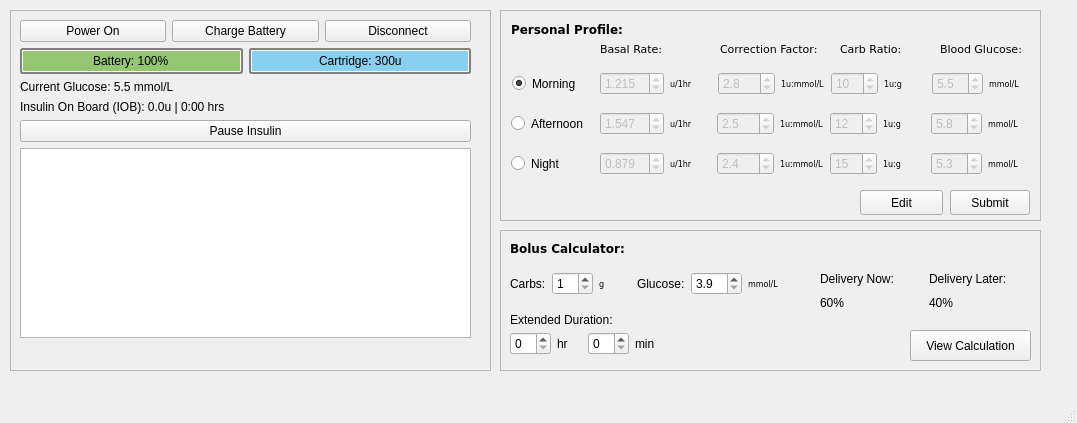
<?xml version="1.0" encoding="UTF-8"?>
<ui version="4.0">
 <class>MainWindow</class>
 <widget class="QMainWindow" name="MainWindow">
  <property name="geometry">
   <rect>
    <x>0</x>
    <y>0</y>
    <width>1077</width>
    <height>423</height>
   </rect>
  </property>
  <widget class="QWidget" name="centralwidget">
   <widget class="QFrame" name="mainFrame">
    <property name="geometry">
     <rect>
      <x>10</x>
      <y>10</y>
      <width>481</width>
      <height>361</height>
     </rect>
    </property>
    <property name="frameShape">
     <enum>QFrame::StyledPanel</enum>
    </property>
    <property name="frameShadow">
     <enum>QFrame::Raised</enum>
    </property>
    <widget class="QWidget" name="layoutWidget">
     <property name="geometry">
      <rect>
       <x>10</x>
       <y>10</y>
       <width>451</width>
       <height>318</height>
      </rect>
     </property>
     <layout class="QVBoxLayout" name="mainLayout">
      <item>
       <layout class="QHBoxLayout" name="buttonLayout">
        <item>
         <widget class="QPushButton" name="startButton">
          <property name="text">
           <string>Power On</string>
          </property>
         </widget>
        </item>
        <item>
         <widget class="QPushButton" name="chargeButton">
          <property name="text">
           <string>Charge Battery</string>
          </property>
         </widget>
        </item>
        <item>
         <widget class="QPushButton" name="disconnectButton">
          <property name="text">
           <string>Disconnect</string>
          </property>
         </widget>
        </item>
       </layout>
      </item>
      <item>
       <layout class="QHBoxLayout" name="topLayout">
        <item>
         <widget class="QProgressBar" name="batteryBar">
          <property name="styleSheet">
           <string notr="true">QProgressBar{ text-align:center; border: 2px solid grey; border-radius: 3px;} QProgressBar::chunk {background-color: #93C572; margin: 0.5px;}</string>
          </property>
          <property name="minimum">
           <number>0</number>
          </property>
          <property name="maximum">
           <number>100</number>
          </property>
          <property name="value">
           <number>100</number>
          </property>
          <property name="format">
           <string>Battery: %p%</string>
          </property>
         </widget>
        </item>
        <item>
         <widget class="QProgressBar" name="cartridge">
          <property name="styleSheet">
           <string notr="true">QProgressBar{ text-align:center; border: 2px solid grey; border-radius: 3px;}  QProgressBar::chunk {background-color: #89CFF0;margin: 0.5px;;}  </string>
          </property>
          <property name="maximum">
           <number>300</number>
          </property>
          <property name="value">
           <number>300</number>
          </property>
          <property name="textVisible">
           <bool>true</bool>
          </property>
          <property name="invertedAppearance">
           <bool>false</bool>
          </property>
          <property name="format">
           <string>Cartridge: %vu</string>
          </property>
         </widget>
        </item>
       </layout>
      </item>
      <item>
       <widget class="QLabel" name="glucoseLabel">
        <property name="text">
         <string>Current Glucose: 5.5 mmol/L</string>
        </property>
       </widget>
      </item>
      <item>
       <widget class="QLabel" name="IOBLabel">
        <property name="text">
         <string>Insulin On Board (IOB): 0.0u | 0:00 hrs</string>
        </property>
       </widget>
      </item>
      <item>
       <widget class="QPushButton" name="pauseIns">
        <property name="text">
         <string>Pause Insulin</string>
        </property>
       </widget>
      </item>
      <item>
       <widget class="QPlainTextEdit" name="logOutput">
        <property name="styleSheet">
         <string notr="true"/>
        </property>
        <property name="readOnly">
         <bool>true</bool>
        </property>
       </widget>
      </item>
     </layout>
    </widget>
   </widget>
   <widget class="QFrame" name="profileFrame">
    <property name="geometry">
     <rect>
      <x>500</x>
      <y>10</y>
      <width>541</width>
      <height>211</height>
     </rect>
    </property>
    <property name="frameShape">
     <enum>QFrame::StyledPanel</enum>
    </property>
    <property name="frameShadow">
     <enum>QFrame::Raised</enum>
    </property>
    <widget class="QLabel" name="profileHeaderLabel">
     <property name="geometry">
      <rect>
       <x>11</x>
       <y>11</y>
       <width>141</width>
       <height>17</height>
      </rect>
     </property>
     <property name="font">
      <font>
       <family>DejaVu Sans</family>
       <weight>75</weight>
       <bold>true</bold>
      </font>
     </property>
     <property name="text">
      <string>Personal Profile:</string>
     </property>
    </widget>
    <widget class="QRadioButton" name="morningProfileRadioButton">
     <property name="geometry">
      <rect>
       <x>12</x>
       <y>62</y>
       <width>78</width>
       <height>23</height>
      </rect>
     </property>
     <property name="text">
      <string>Morning</string>
     </property>
     <property name="checked">
      <bool>true</bool>
     </property>
    </widget>
    <widget class="QRadioButton" name="afternoonProfileRadioButton">
     <property name="geometry">
      <rect>
       <x>11</x>
       <y>102</y>
       <width>89</width>
       <height>23</height>
      </rect>
     </property>
     <property name="text">
      <string>Afternoon</string>
     </property>
    </widget>
    <widget class="QRadioButton" name="nightProfileRadioButton">
     <property name="geometry">
      <rect>
       <x>11</x>
       <y>142</y>
       <width>60</width>
       <height>23</height>
      </rect>
     </property>
     <property name="text">
      <string>Night</string>
     </property>
    </widget>
    <widget class="QWidget" name="layoutWidget_2">
     <property name="geometry">
      <rect>
       <x>100</x>
       <y>100</y>
       <width>429</width>
       <height>28</height>
      </rect>
     </property>
     <layout class="QHBoxLayout" name="afternoonProfileLayout">
      <item>
       <widget class="QDoubleSpinBox" name="afternoonBRSpinBox">
        <property name="enabled">
         <bool>false</bool>
        </property>
        <property name="decimals">
         <number>3</number>
        </property>
        <property name="value">
         <double>1.547000000000000</double>
        </property>
       </widget>
      </item>
      <item>
       <widget class="QLabel" name="afternoonBRUnitLabel">
        <property name="font">
         <font>
          <family>DejaVu Sans</family>
          <pointsize>6</pointsize>
         </font>
        </property>
        <property name="text">
         <string>u/1hr</string>
        </property>
       </widget>
      </item>
      <item>
       <widget class="QDoubleSpinBox" name="afternoonCFSpinBox">
        <property name="enabled">
         <bool>false</bool>
        </property>
        <property name="decimals">
         <number>1</number>
        </property>
        <property name="value">
         <double>2.500000000000000</double>
        </property>
       </widget>
      </item>
      <item>
       <widget class="QLabel" name="afternoonCFUnitLabel">
        <property name="font">
         <font>
          <family>DejaVu Sans</family>
          <pointsize>6</pointsize>
         </font>
        </property>
        <property name="text">
         <string>1u:mmol/L</string>
        </property>
       </widget>
      </item>
      <item>
       <widget class="QDoubleSpinBox" name="afternoonCRSpinBox">
        <property name="enabled">
         <bool>false</bool>
        </property>
        <property name="decimals">
         <number>0</number>
        </property>
        <property name="minimum">
         <double>1.000000000000000</double>
        </property>
        <property name="value">
         <double>12.000000000000000</double>
        </property>
       </widget>
      </item>
      <item>
       <widget class="QLabel" name="afternoonCRUnitLabel">
        <property name="font">
         <font>
          <family>DejaVu Sans</family>
          <pointsize>6</pointsize>
         </font>
        </property>
        <property name="text">
         <string>1u:g</string>
        </property>
       </widget>
      </item>
      <item>
       <widget class="QDoubleSpinBox" name="afternoonBGSpinBox">
        <property name="enabled">
         <bool>false</bool>
        </property>
        <property name="decimals">
         <number>1</number>
        </property>
        <property name="minimum">
         <double>3.900000000000000</double>
        </property>
        <property name="maximum">
         <double>10.000000000000000</double>
        </property>
        <property name="value">
         <double>5.800000000000000</double>
        </property>
       </widget>
      </item>
      <item>
       <widget class="QLabel" name="afternoonBGUnitLabel">
        <property name="font">
         <font>
          <family>DejaVu Sans</family>
          <pointsize>6</pointsize>
         </font>
        </property>
        <property name="text">
         <string>mmol/L</string>
        </property>
       </widget>
      </item>
     </layout>
    </widget>
    <widget class="QWidget" name="layoutWidget_3">
     <property name="geometry">
      <rect>
       <x>100</x>
       <y>140</y>
       <width>429</width>
       <height>28</height>
      </rect>
     </property>
     <layout class="QHBoxLayout" name="nightProfileLayout">
      <item>
       <widget class="QDoubleSpinBox" name="nightBRSpinBox">
        <property name="enabled">
         <bool>false</bool>
        </property>
        <property name="decimals">
         <number>3</number>
        </property>
        <property name="value">
         <double>0.879000000000000</double>
        </property>
       </widget>
      </item>
      <item>
       <widget class="QLabel" name="afternoonBRUnitLabel_2">
        <property name="font">
         <font>
          <family>DejaVu Sans</family>
          <pointsize>6</pointsize>
         </font>
        </property>
        <property name="text">
         <string>u/1hr</string>
        </property>
       </widget>
      </item>
      <item>
       <widget class="QDoubleSpinBox" name="nightCFSpinBox">
        <property name="enabled">
         <bool>false</bool>
        </property>
        <property name="decimals">
         <number>1</number>
        </property>
        <property name="value">
         <double>2.400000000000000</double>
        </property>
       </widget>
      </item>
      <item>
       <widget class="QLabel" name="nightCFUnitLabel">
        <property name="font">
         <font>
          <family>DejaVu Sans</family>
          <pointsize>6</pointsize>
         </font>
        </property>
        <property name="text">
         <string>1u:mmol/L</string>
        </property>
       </widget>
      </item>
      <item>
       <widget class="QDoubleSpinBox" name="nightCRSpinBox">
        <property name="enabled">
         <bool>false</bool>
        </property>
        <property name="decimals">
         <number>0</number>
        </property>
        <property name="minimum">
         <double>1.000000000000000</double>
        </property>
        <property name="value">
         <double>15.000000000000000</double>
        </property>
       </widget>
      </item>
      <item>
       <widget class="QLabel" name="nightCRUnitLabel">
        <property name="font">
         <font>
          <family>DejaVu Sans</family>
          <pointsize>6</pointsize>
         </font>
        </property>
        <property name="text">
         <string>1u:g</string>
        </property>
       </widget>
      </item>
      <item>
       <widget class="QDoubleSpinBox" name="nightBGSpinBox">
        <property name="enabled">
         <bool>false</bool>
        </property>
        <property name="decimals">
         <number>1</number>
        </property>
        <property name="minimum">
         <double>3.900000000000000</double>
        </property>
        <property name="maximum">
         <double>10.000000000000000</double>
        </property>
        <property name="value">
         <double>5.300000000000000</double>
        </property>
       </widget>
      </item>
      <item>
       <widget class="QLabel" name="nightBGUnitLabel">
        <property name="font">
         <font>
          <family>DejaVu Sans</family>
          <pointsize>6</pointsize>
         </font>
        </property>
        <property name="text">
         <string>mmol/L</string>
        </property>
       </widget>
      </item>
     </layout>
    </widget>
    <widget class="QPushButton" name="submitProfileButton">
     <property name="geometry">
      <rect>
       <x>450</x>
       <y>180</y>
       <width>80</width>
       <height>25</height>
      </rect>
     </property>
     <property name="text">
      <string>Submit</string>
     </property>
    </widget>
    <widget class="QWidget" name="layoutWidget">
     <property name="geometry">
      <rect>
       <x>100</x>
       <y>60</y>
       <width>431</width>
       <height>28</height>
      </rect>
     </property>
     <layout class="QHBoxLayout" name="morningProfileLayout">
      <item>
       <widget class="QDoubleSpinBox" name="morningBRSpinBox">
        <property name="enabled">
         <bool>false</bool>
        </property>
        <property name="decimals">
         <number>3</number>
        </property>
        <property name="value">
         <double>1.215000000000000</double>
        </property>
       </widget>
      </item>
      <item>
       <widget class="QLabel" name="morningBRUnitLabel">
        <property name="font">
         <font>
          <family>DejaVu Sans</family>
          <pointsize>6</pointsize>
         </font>
        </property>
        <property name="text">
         <string>u/1hr</string>
        </property>
       </widget>
      </item>
      <item>
       <widget class="QDoubleSpinBox" name="morningCFSpinBox">
        <property name="enabled">
         <bool>false</bool>
        </property>
        <property name="decimals">
         <number>1</number>
        </property>
        <property name="value">
         <double>2.800000000000000</double>
        </property>
       </widget>
      </item>
      <item>
       <widget class="QLabel" name="morningCFUnitLabel">
        <property name="font">
         <font>
          <family>DejaVu Sans</family>
          <pointsize>6</pointsize>
         </font>
        </property>
        <property name="text">
         <string>1u:mmol/L</string>
        </property>
       </widget>
      </item>
      <item>
       <widget class="QDoubleSpinBox" name="morningCRSpinBox">
        <property name="enabled">
         <bool>false</bool>
        </property>
        <property name="decimals">
         <number>0</number>
        </property>
        <property name="minimum">
         <double>1.000000000000000</double>
        </property>
        <property name="value">
         <double>10.000000000000000</double>
        </property>
       </widget>
      </item>
      <item>
       <widget class="QLabel" name="morningCRUnitLabel">
        <property name="font">
         <font>
          <family>DejaVu Sans</family>
          <pointsize>6</pointsize>
         </font>
        </property>
        <property name="text">
         <string>1u:g</string>
        </property>
       </widget>
      </item>
      <item>
       <widget class="QDoubleSpinBox" name="morningBGSpinBox">
        <property name="enabled">
         <bool>false</bool>
        </property>
        <property name="decimals">
         <number>1</number>
        </property>
        <property name="minimum">
         <double>3.900000000000000</double>
        </property>
        <property name="maximum">
         <double>10.000000000000000</double>
        </property>
        <property name="value">
         <double>5.500000000000000</double>
        </property>
       </widget>
      </item>
      <item>
       <widget class="QLabel" name="morningBGUnitLabel">
        <property name="font">
         <font>
          <family>DejaVu Sans</family>
          <pointsize>6</pointsize>
         </font>
        </property>
        <property name="text">
         <string>mmol/L</string>
        </property>
       </widget>
      </item>
     </layout>
    </widget>
    <widget class="QPushButton" name="editProfileButton">
     <property name="geometry">
      <rect>
       <x>360</x>
       <y>180</y>
       <width>83</width>
       <height>25</height>
      </rect>
     </property>
     <property name="text">
      <string>Edit</string>
     </property>
    </widget>
    <widget class="QLabel" name="BRLabel">
     <property name="geometry">
      <rect>
       <x>100</x>
       <y>30</y>
       <width>91</width>
       <height>17</height>
      </rect>
     </property>
     <property name="font">
      <font>
       <family>DejaVu Sans</family>
       <pointsize>8</pointsize>
      </font>
     </property>
     <property name="text">
      <string>Basal Rate:</string>
     </property>
    </widget>
    <widget class="QLabel" name="CFLabel">
     <property name="geometry">
      <rect>
       <x>220</x>
       <y>30</y>
       <width>101</width>
       <height>17</height>
      </rect>
     </property>
     <property name="font">
      <font>
       <family>DejaVu Sans</family>
       <pointsize>8</pointsize>
      </font>
     </property>
     <property name="text">
      <string>Correction Factor:</string>
     </property>
    </widget>
    <widget class="QLabel" name="CRLabel">
     <property name="geometry">
      <rect>
       <x>340</x>
       <y>30</y>
       <width>91</width>
       <height>17</height>
      </rect>
     </property>
     <property name="font">
      <font>
       <family>DejaVu Sans</family>
       <pointsize>8</pointsize>
      </font>
     </property>
     <property name="text">
      <string>Carb Ratio:</string>
     </property>
    </widget>
    <widget class="QLabel" name="label_4">
     <property name="geometry">
      <rect>
       <x>440</x>
       <y>30</y>
       <width>101</width>
       <height>17</height>
      </rect>
     </property>
     <property name="font">
      <font>
       <family>DejaVu Sans</family>
       <pointsize>8</pointsize>
      </font>
     </property>
     <property name="text">
      <string>Blood Glucose:</string>
     </property>
    </widget>
   </widget>
   <widget class="QFrame" name="bolusFrame">
    <property name="geometry">
     <rect>
      <x>500</x>
      <y>230</y>
      <width>541</width>
      <height>141</height>
     </rect>
    </property>
    <property name="frameShape">
     <enum>QFrame::StyledPanel</enum>
    </property>
    <property name="frameShadow">
     <enum>QFrame::Raised</enum>
    </property>
    <widget class="QLabel" name="bolusHeaderLabel">
     <property name="geometry">
      <rect>
       <x>10</x>
       <y>10</y>
       <width>151</width>
       <height>17</height>
      </rect>
     </property>
     <property name="font">
      <font>
       <family>DejaVu Sans</family>
       <weight>75</weight>
       <bold>true</bold>
      </font>
     </property>
     <property name="text">
      <string>Bolus Calculator:</string>
     </property>
    </widget>
    <widget class="QPushButton" name="viewCalcButton">
     <property name="geometry">
      <rect>
       <x>410</x>
       <y>100</y>
       <width>121</width>
       <height>31</height>
      </rect>
     </property>
     <property name="text">
      <string>View Calculation</string>
     </property>
    </widget>
    <widget class="QLabel" name="extendedDurationLabel">
     <property name="geometry">
      <rect>
       <x>10</x>
       <y>80</y>
       <width>131</width>
       <height>20</height>
      </rect>
     </property>
     <property name="text">
      <string>Extended Duration:</string>
     </property>
    </widget>
    <widget class="QWidget" name="">
     <property name="geometry">
      <rect>
       <x>10</x>
       <y>40</y>
       <width>270</width>
       <height>28</height>
      </rect>
     </property>
     <layout class="QHBoxLayout" name="bolusInputLayout">
      <item>
       <widget class="QLabel" name="carbsLabel">
        <property name="text">
         <string>Carbs:</string>
        </property>
       </widget>
      </item>
      <item>
       <widget class="QSpinBox" name="carbsInputSpinBox">
        <property name="minimum">
         <number>1</number>
        </property>
       </widget>
      </item>
      <item>
       <widget class="QLabel" name="morningCRUnitLabel_2">
        <property name="font">
         <font>
          <family>DejaVu Sans</family>
          <pointsize>6</pointsize>
         </font>
        </property>
        <property name="text">
         <string>g</string>
        </property>
       </widget>
      </item>
      <item>
       <widget class="QLabel" name="glucoseLabel_2">
        <property name="text">
         <string>Glucose:</string>
        </property>
       </widget>
      </item>
      <item>
       <widget class="QDoubleSpinBox" name="glucoseInputSpinBox">
        <property name="decimals">
         <number>1</number>
        </property>
        <property name="minimum">
         <double>3.900000000000000</double>
        </property>
        <property name="maximum">
         <double>10.000000000000000</double>
        </property>
       </widget>
      </item>
      <item>
       <widget class="QLabel" name="morningCRUnitLabel_3">
        <property name="font">
         <font>
          <family>DejaVu Sans</family>
          <pointsize>6</pointsize>
         </font>
        </property>
        <property name="text">
         <string>mmol/L</string>
        </property>
       </widget>
      </item>
     </layout>
    </widget>
    <widget class="QWidget" name="">
     <property name="geometry">
      <rect>
       <x>10</x>
       <y>100</y>
       <width>150</width>
       <height>28</height>
      </rect>
     </property>
     <layout class="QHBoxLayout" name="bolusDurationLayout">
      <item>
       <widget class="QSpinBox" name="extendedDurationHourSpinBox"/>
      </item>
      <item>
       <widget class="QLabel" name="extendedDurationHourLabel">
        <property name="text">
         <string>hr</string>
        </property>
       </widget>
      </item>
      <item>
       <widget class="QSpinBox" name="extendedDurationMinSpinBox"/>
      </item>
      <item>
       <widget class="QLabel" name="extendedDurationMinLabel">
        <property name="text">
         <string>min</string>
        </property>
       </widget>
      </item>
     </layout>
    </widget>
    <widget class="QWidget" name="">
     <property name="geometry">
      <rect>
       <x>320</x>
       <y>40</y>
       <width>211</width>
       <height>42</height>
      </rect>
     </property>
     <layout class="QGridLayout" name="bolusDeliveryLayout">
      <item row="0" column="0">
       <widget class="QLabel" name="deliverNowLabel">
        <property name="text">
         <string>Delivery Now:</string>
        </property>
       </widget>
      </item>
      <item row="0" column="1">
       <widget class="QLabel" name="deliveryLaterLabel">
        <property name="text">
         <string>Delivery Later:</string>
        </property>
       </widget>
      </item>
      <item row="1" column="0">
       <widget class="QLabel" name="deliveryNowPerLabel">
        <property name="text">
         <string>60%</string>
        </property>
       </widget>
      </item>
      <item row="1" column="1">
       <widget class="QLabel" name="deliveryLaterPerLabel">
        <property name="text">
         <string>40%</string>
        </property>
       </widget>
      </item>
     </layout>
    </widget>
   </widget>
  </widget>
  <widget class="QMenuBar" name="menubar">
   <property name="geometry">
    <rect>
     <x>0</x>
     <y>0</y>
     <width>1077</width>
     <height>22</height>
    </rect>
   </property>
  </widget>
  <widget class="QStatusBar" name="statusbar"/>
 </widget>
 <resources/>
 <connections/>
</ui>
